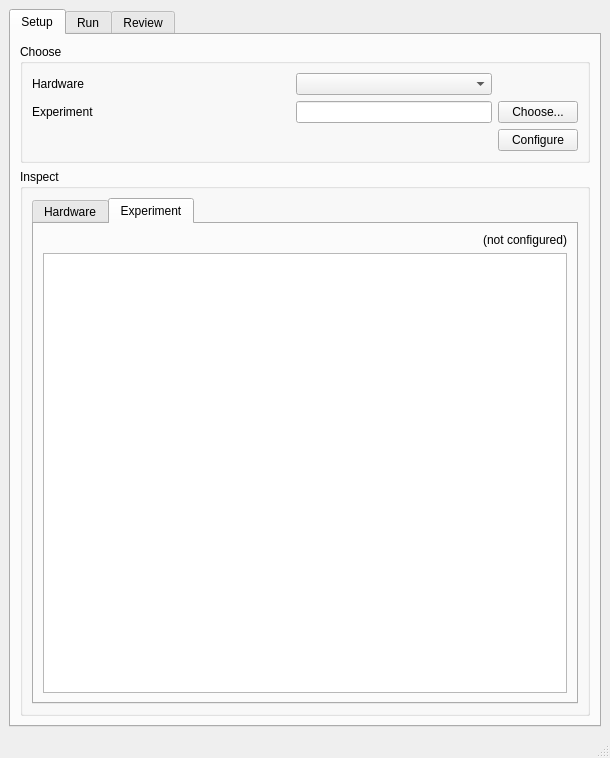
<?xml version="1.0" encoding="UTF-8"?>
<ui version="4.0">
 <class>MainWindow</class>
 <widget class="QMainWindow" name="MainWindow">
  <property name="geometry">
   <rect>
    <x>0</x>
    <y>0</y>
    <width>610</width>
    <height>758</height>
   </rect>
  </property>
  <property name="sizePolicy">
   <sizepolicy hsizetype="Preferred" vsizetype="Preferred">
    <horstretch>1</horstretch>
    <verstretch>0</verstretch>
   </sizepolicy>
  </property>
  <property name="windowTitle">
   <string>Olfactometer</string>
  </property>
  <widget class="QWidget" name="centralwidget">
   <layout class="QVBoxLayout" name="verticalLayout_5">
    <item>
     <widget class="QTabWidget" name="tabWidget">
      <property name="currentIndex">
       <number>0</number>
      </property>
      <widget class="QWidget" name="tab_setup">
       <attribute name="title">
        <string>Setup</string>
       </attribute>
       <layout class="QGridLayout" name="gridLayout_2">
        <item row="1" column="0">
         <widget class="QGroupBox" name="groupBox_2">
          <property name="title">
           <string>Inspect</string>
          </property>
          <layout class="QGridLayout" name="gridLayout_10">
           <item row="0" column="0">
            <widget class="QTabWidget" name="tabWidget_2">
             <property name="currentIndex">
              <number>1</number>
             </property>
             <widget class="QWidget" name="tab">
              <attribute name="title">
               <string>Hardware</string>
              </attribute>
              <layout class="QGridLayout" name="gridLayout_11">
               <item row="0" column="0">
                <widget class="QLabel" name="label_inspect_hardware">
                 <property name="text">
                  <string>(not configured)</string>
                 </property>
                 <property name="alignment">
                  <set>Qt::AlignRight|Qt::AlignTrailing|Qt::AlignVCenter</set>
                 </property>
                </widget>
               </item>
               <item row="1" column="0">
                <widget class="QTreeView" name="treeview_inspect_hardware">
                 <property name="sizePolicy">
                  <sizepolicy hsizetype="Preferred" vsizetype="Expanding">
                   <horstretch>0</horstretch>
                   <verstretch>0</verstretch>
                  </sizepolicy>
                 </property>
                 <property name="editTriggers">
                  <set>QAbstractItemView::NoEditTriggers</set>
                 </property>
                </widget>
               </item>
              </layout>
             </widget>
             <widget class="QWidget" name="tab_2">
              <attribute name="title">
               <string>Experiment</string>
              </attribute>
              <layout class="QGridLayout" name="gridLayout_12">
               <item row="0" column="0">
                <widget class="QLabel" name="label_inspect_experiment">
                 <property name="text">
                  <string>(not configured)</string>
                 </property>
                 <property name="alignment">
                  <set>Qt::AlignRight|Qt::AlignTrailing|Qt::AlignVCenter</set>
                 </property>
                </widget>
               </item>
               <item row="1" column="0">
                <widget class="QTreeView" name="treeview_inspect_experiment">
                 <property name="editTriggers">
                  <set>QAbstractItemView::NoEditTriggers</set>
                 </property>
                </widget>
               </item>
              </layout>
             </widget>
            </widget>
           </item>
          </layout>
         </widget>
        </item>
        <item row="0" column="0">
         <widget class="QGroupBox" name="groupBox">
          <property name="title">
           <string>Choose</string>
          </property>
          <layout class="QGridLayout" name="gridLayout_9">
           <item row="0" column="0">
            <widget class="QLabel" name="label">
             <property name="text">
              <string>Hardware</string>
             </property>
            </widget>
           </item>
           <item row="0" column="1">
            <spacer name="horizontalSpacer_7">
             <property name="orientation">
              <enum>Qt::Horizontal</enum>
             </property>
             <property name="sizeHint" stdset="0">
              <size>
               <width>168</width>
               <height>20</height>
              </size>
             </property>
            </spacer>
           </item>
           <item row="0" column="2">
            <widget class="QComboBox" name="combo_hardware_config"/>
           </item>
           <item row="1" column="0">
            <widget class="QLabel" name="label_6">
             <property name="text">
              <string>Experiment</string>
             </property>
            </widget>
           </item>
           <item row="1" column="1">
            <spacer name="horizontalSpacer_2">
             <property name="orientation">
              <enum>Qt::Horizontal</enum>
             </property>
             <property name="sizeHint" stdset="0">
              <size>
               <width>168</width>
               <height>20</height>
              </size>
             </property>
            </spacer>
           </item>
           <item row="1" column="2">
            <widget class="QLineEdit" name="line_experiment_config">
             <property name="readOnly">
              <bool>true</bool>
             </property>
            </widget>
           </item>
           <item row="1" column="3">
            <widget class="QPushButton" name="button_experiment_config">
             <property name="text">
              <string>Choose...</string>
             </property>
            </widget>
           </item>
           <item row="2" column="3">
            <widget class="QPushButton" name="button_configure">
             <property name="text">
              <string>Configure</string>
             </property>
            </widget>
           </item>
          </layout>
         </widget>
        </item>
       </layout>
      </widget>
      <widget class="QWidget" name="tab_run">
       <attribute name="title">
        <string>Run</string>
       </attribute>
       <layout class="QVBoxLayout" name="verticalLayout">
        <item>
         <widget class="QGroupBox" name="groupBox_5">
          <property name="title">
           <string>Experiment Plan</string>
          </property>
          <layout class="QHBoxLayout" name="horizontalLayout_2">
           <item>
            <widget class="QListView" name="listview_plan">
             <property name="sizePolicy">
              <sizepolicy hsizetype="Expanding" vsizetype="Expanding">
               <horstretch>1</horstretch>
               <verstretch>0</verstretch>
              </sizepolicy>
             </property>
             <property name="editTriggers">
              <set>QAbstractItemView::NoEditTriggers</set>
             </property>
            </widget>
           </item>
           <item>
            <layout class="QGridLayout" name="gridLayout_4">
             <item row="0" column="0" colspan="2">
              <widget class="QComboBox" name="combo_plan_select">
               <property name="enabled">
                <bool>false</bool>
               </property>
              </widget>
             </item>
             <item row="1" column="0">
              <spacer name="horizontalSpacer">
               <property name="orientation">
                <enum>Qt::Horizontal</enum>
               </property>
               <property name="sizeHint" stdset="0">
                <size>
                 <width>40</width>
                 <height>20</height>
                </size>
               </property>
              </spacer>
             </item>
             <item row="1" column="1">
              <widget class="QPushButton" name="button_plan_reload">
               <property name="enabled">
                <bool>false</bool>
               </property>
               <property name="text">
                <string>Load</string>
               </property>
              </widget>
             </item>
             <item row="2" column="1">
              <spacer name="verticalSpacer">
               <property name="orientation">
                <enum>Qt::Vertical</enum>
               </property>
               <property name="sizeHint" stdset="0">
                <size>
                 <width>20</width>
                 <height>40</height>
                </size>
               </property>
              </spacer>
             </item>
            </layout>
           </item>
          </layout>
         </widget>
        </item>
        <item>
         <widget class="QGroupBox" name="groupBox_4">
          <property name="title">
           <string>Controls</string>
          </property>
          <layout class="QGridLayout" name="gridLayout_3">
           <item row="0" column="0">
            <widget class="QLabel" name="label_4">
             <property name="text">
              <string>Flipper Mirror</string>
             </property>
            </widget>
           </item>
           <item row="0" column="1">
            <spacer name="horizontalSpacer_4">
             <property name="orientation">
              <enum>Qt::Horizontal</enum>
             </property>
             <property name="sizeHint" stdset="0">
              <size>
               <width>98</width>
               <height>20</height>
              </size>
             </property>
            </spacer>
           </item>
           <item row="0" column="3">
            <widget class="QPushButton" name="button_flipper">
             <property name="enabled">
              <bool>false</bool>
             </property>
             <property name="text">
              <string>Toggle</string>
             </property>
            </widget>
           </item>
           <item row="0" column="4">
            <widget class="QCheckBox" name="checkbox_flipper">
             <property name="enabled">
              <bool>false</bool>
             </property>
             <property name="text">
              <string>Blocking</string>
             </property>
            </widget>
           </item>
           <item row="1" column="0">
            <widget class="QLabel" name="label_5">
             <property name="text">
              <string>Odor Test</string>
             </property>
            </widget>
           </item>
           <item row="1" column="1">
            <spacer name="horizontalSpacer_5">
             <property name="orientation">
              <enum>Qt::Horizontal</enum>
             </property>
             <property name="sizeHint" stdset="0">
              <size>
               <width>165</width>
               <height>20</height>
              </size>
             </property>
            </spacer>
           </item>
           <item row="1" column="2">
            <widget class="QComboBox" name="combo_odortest">
             <property name="enabled">
              <bool>false</bool>
             </property>
             <property name="sizePolicy">
              <sizepolicy hsizetype="Maximum" vsizetype="Fixed">
               <horstretch>0</horstretch>
               <verstretch>0</verstretch>
              </sizepolicy>
             </property>
             <item>
              <property name="text">
               <string>Choose an odor...</string>
              </property>
             </item>
            </widget>
           </item>
           <item row="1" column="3">
            <widget class="QPushButton" name="button_odortest">
             <property name="enabled">
              <bool>false</bool>
             </property>
             <property name="text">
              <string>Deliver</string>
             </property>
             <property name="flat">
              <bool>false</bool>
             </property>
            </widget>
           </item>
           <item row="1" column="4">
            <widget class="QCheckBox" name="checkbox_odortest">
             <property name="enabled">
              <bool>false</bool>
             </property>
             <property name="text">
              <string>Enable</string>
             </property>
            </widget>
           </item>
           <item row="2" column="4">
            <widget class="QPushButton" name="button_start">
             <property name="enabled">
              <bool>false</bool>
             </property>
             <property name="text">
              <string>Start</string>
             </property>
            </widget>
           </item>
           <item row="2" column="3">
            <widget class="QPushButton" name="button_reset_controller">
             <property name="enabled">
              <bool>false</bool>
             </property>
             <property name="text">
              <string>Reset</string>
             </property>
            </widget>
           </item>
          </layout>
         </widget>
        </item>
        <item>
         <widget class="QGroupBox" name="groupBox_3">
          <property name="title">
           <string>Timing</string>
          </property>
          <layout class="QGridLayout" name="gridLayout">
           <item row="0" column="0">
            <widget class="QLabel" name="label_3">
             <property name="text">
              <string>Step</string>
             </property>
            </widget>
           </item>
           <item row="0" column="1">
            <widget class="QProgressBar" name="pbar_step">
             <property name="value">
              <number>0</number>
             </property>
            </widget>
           </item>
           <item row="0" column="2">
            <widget class="QLabel" name="label_time_step">
             <property name="text">
              <string>--:--</string>
             </property>
            </widget>
           </item>
           <item row="1" column="0">
            <widget class="QLabel" name="label_2">
             <property name="text">
              <string>Total</string>
             </property>
            </widget>
           </item>
           <item row="1" column="1">
            <widget class="QProgressBar" name="pbar_total">
             <property name="value">
              <number>0</number>
             </property>
            </widget>
           </item>
           <item row="1" column="2">
            <widget class="QLabel" name="label_time_total">
             <property name="text">
              <string>--:--</string>
             </property>
            </widget>
           </item>
          </layout>
         </widget>
        </item>
       </layout>
      </widget>
      <widget class="QWidget" name="tab_review">
       <attribute name="title">
        <string>Review</string>
       </attribute>
       <layout class="QGridLayout" name="gridLayout_5">
        <item row="0" column="0">
         <layout class="QGridLayout" name="gridLayout_8">
          <item row="1" column="1">
           <widget class="QGroupBox" name="groupBox_6">
            <property name="sizePolicy">
             <sizepolicy hsizetype="Preferred" vsizetype="Preferred">
              <horstretch>0</horstretch>
              <verstretch>0</verstretch>
             </sizepolicy>
            </property>
            <property name="title">
             <string>Import/Export</string>
            </property>
            <layout class="QVBoxLayout" name="verticalLayout_2">
             <item>
              <widget class="QPushButton" name="button_load_review">
               <property name="text">
                <string>Load...</string>
               </property>
              </widget>
             </item>
             <item>
              <widget class="QPushButton" name="button_save_review">
               <property name="text">
                <string>Save...</string>
               </property>
              </widget>
             </item>
            </layout>
           </widget>
          </item>
          <item row="0" column="1">
           <widget class="QListView" name="listview_review_select">
            <property name="sizePolicy">
             <sizepolicy hsizetype="Preferred" vsizetype="Expanding">
              <horstretch>2</horstretch>
              <verstretch>0</verstretch>
             </sizepolicy>
            </property>
            <property name="editTriggers">
             <set>QAbstractItemView::NoEditTriggers</set>
            </property>
           </widget>
          </item>
          <item row="0" column="0" rowspan="2">
           <widget class="QToolBox" name="toolBox">
            <property name="sizePolicy">
             <sizepolicy hsizetype="Expanding" vsizetype="Preferred">
              <horstretch>5</horstretch>
              <verstretch>0</verstretch>
             </sizepolicy>
            </property>
            <property name="currentIndex">
             <number>0</number>
            </property>
            <widget class="QWidget" name="page">
             <property name="geometry">
              <rect>
               <x>0</x>
               <y>0</y>
               <width>377</width>
               <height>530</height>
              </rect>
             </property>
             <attribute name="label">
              <string>Status</string>
             </attribute>
             <layout class="QGridLayout" name="gridLayout_7">
              <item row="0" column="0">
               <widget class="QTreeView" name="treeview_exitstatus">
                <property name="sizePolicy">
                 <sizepolicy hsizetype="Preferred" vsizetype="Expanding">
                  <horstretch>2</horstretch>
                  <verstretch>0</verstretch>
                 </sizepolicy>
                </property>
                <property name="editTriggers">
                 <set>QAbstractItemView::NoEditTriggers</set>
                </property>
               </widget>
              </item>
             </layout>
            </widget>
            <widget class="QWidget" name="page_3">
             <property name="geometry">
              <rect>
               <x>0</x>
               <y>0</y>
               <width>122</width>
               <height>139</height>
              </rect>
             </property>
             <attribute name="label">
              <string>Extras</string>
             </attribute>
             <layout class="QVBoxLayout" name="verticalLayout_6">
              <item>
               <widget class="QPlainTextEdit" name="textedit_extras"/>
              </item>
              <item>
               <layout class="QHBoxLayout" name="horizontalLayout_4">
                <item>
                 <spacer name="horizontalSpacer_6">
                  <property name="orientation">
                   <enum>Qt::Horizontal</enum>
                  </property>
                  <property name="sizeHint" stdset="0">
                   <size>
                    <width>40</width>
                    <height>20</height>
                   </size>
                  </property>
                 </spacer>
                </item>
                <item>
                 <widget class="QComboBox" name="combo_extras_format">
                  <item>
                   <property name="text">
                    <string>YAML</string>
                   </property>
                  </item>
                  <item>
                   <property name="text">
                    <string>JSON</string>
                   </property>
                  </item>
                 </widget>
                </item>
               </layout>
              </item>
             </layout>
            </widget>
            <widget class="QWidget" name="page_2">
             <property name="geometry">
              <rect>
               <x>0</x>
               <y>0</y>
               <width>103</width>
               <height>103</height>
              </rect>
             </property>
             <attribute name="label">
              <string>Notes</string>
             </attribute>
             <layout class="QGridLayout" name="gridLayout_6">
              <item row="0" column="0">
               <widget class="QPlainTextEdit" name="textedit_notes">
                <property name="sizePolicy">
                 <sizepolicy hsizetype="Expanding" vsizetype="Expanding">
                  <horstretch>1</horstretch>
                  <verstretch>0</verstretch>
                 </sizepolicy>
                </property>
               </widget>
              </item>
             </layout>
            </widget>
           </widget>
          </item>
         </layout>
        </item>
       </layout>
      </widget>
     </widget>
    </item>
   </layout>
  </widget>
  <widget class="QMenuBar" name="menubar">
   <property name="geometry">
    <rect>
     <x>0</x>
     <y>0</y>
     <width>610</width>
     <height>24</height>
    </rect>
   </property>
  </widget>
  <widget class="QStatusBar" name="statusbar"/>
  <action name="actionOpen">
   <property name="text">
    <string>Open</string>
   </property>
  </action>
 </widget>
 <resources/>
 <connections/>
</ui>
